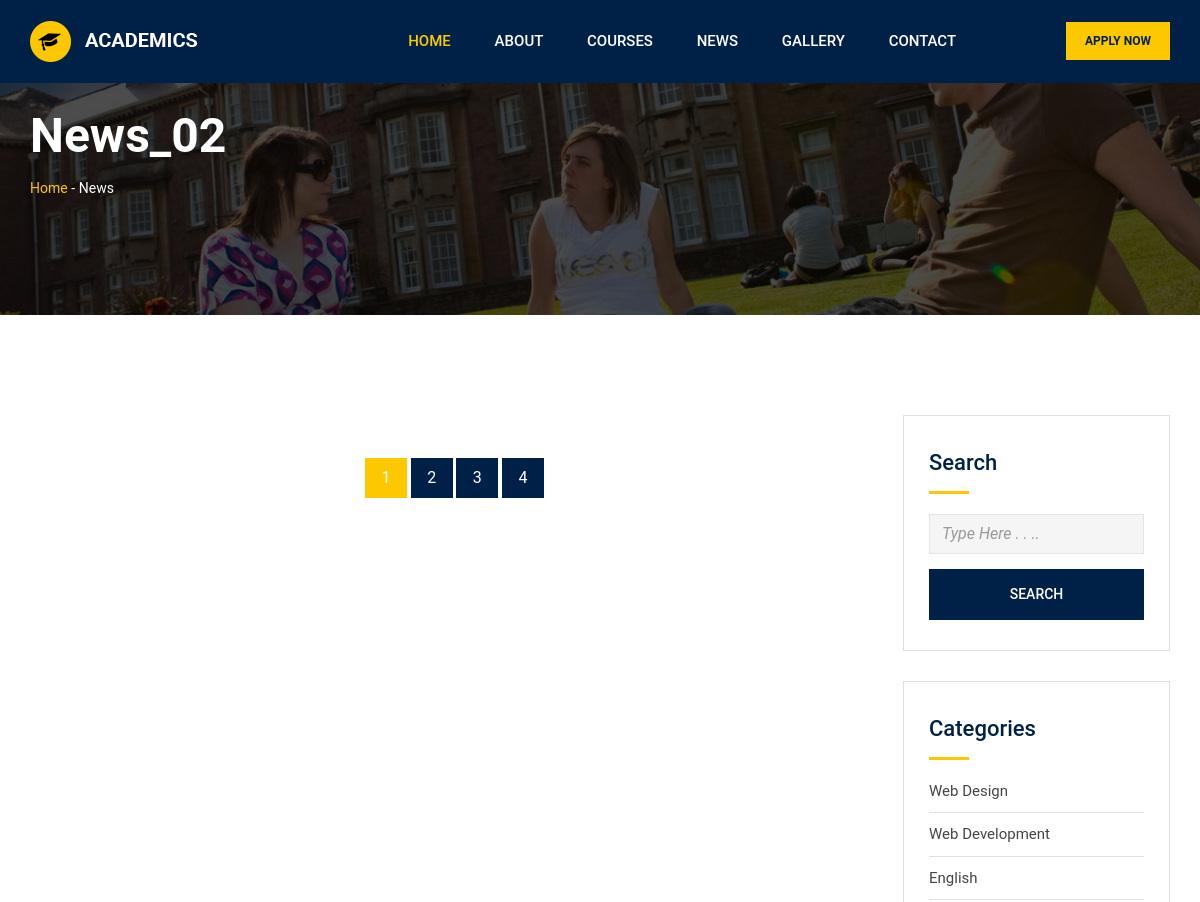
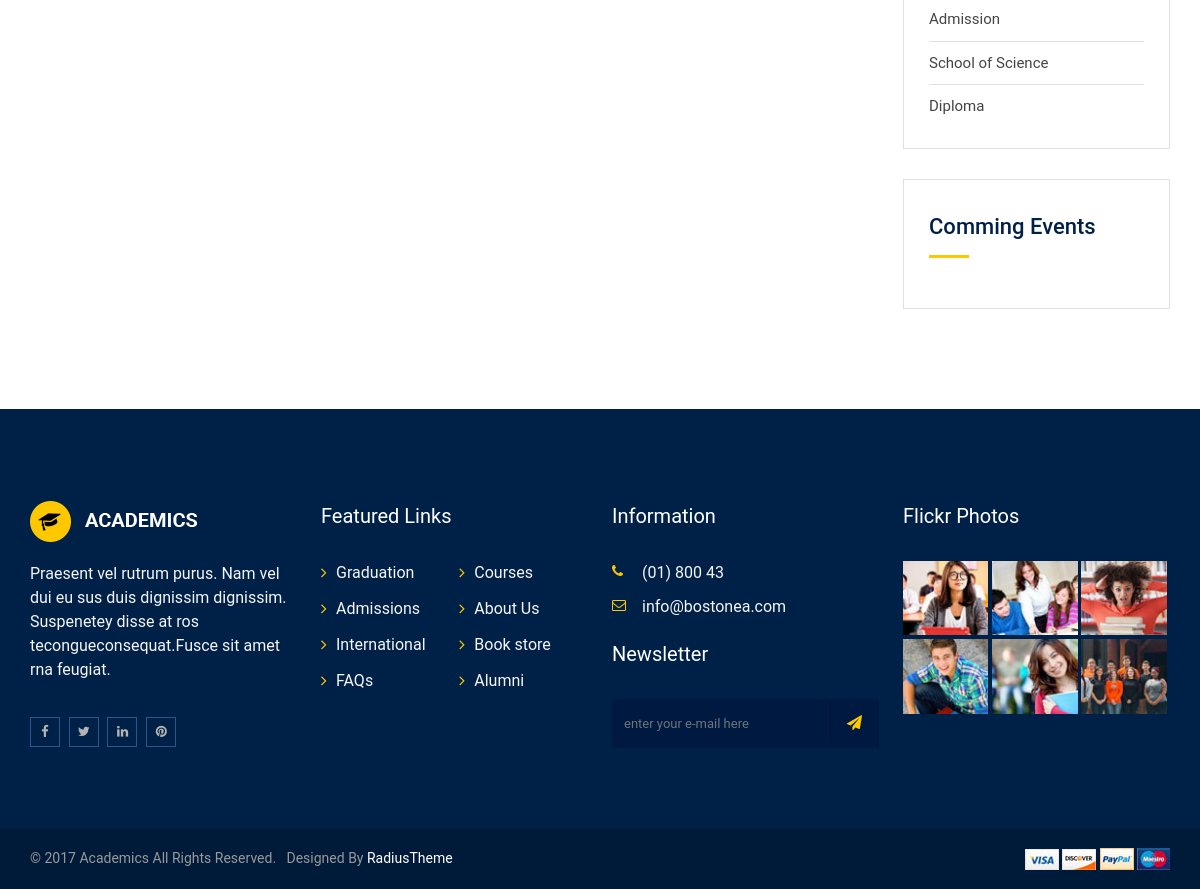
Page /article/news/ on the earlier database version (2 pictures, top to bottom).
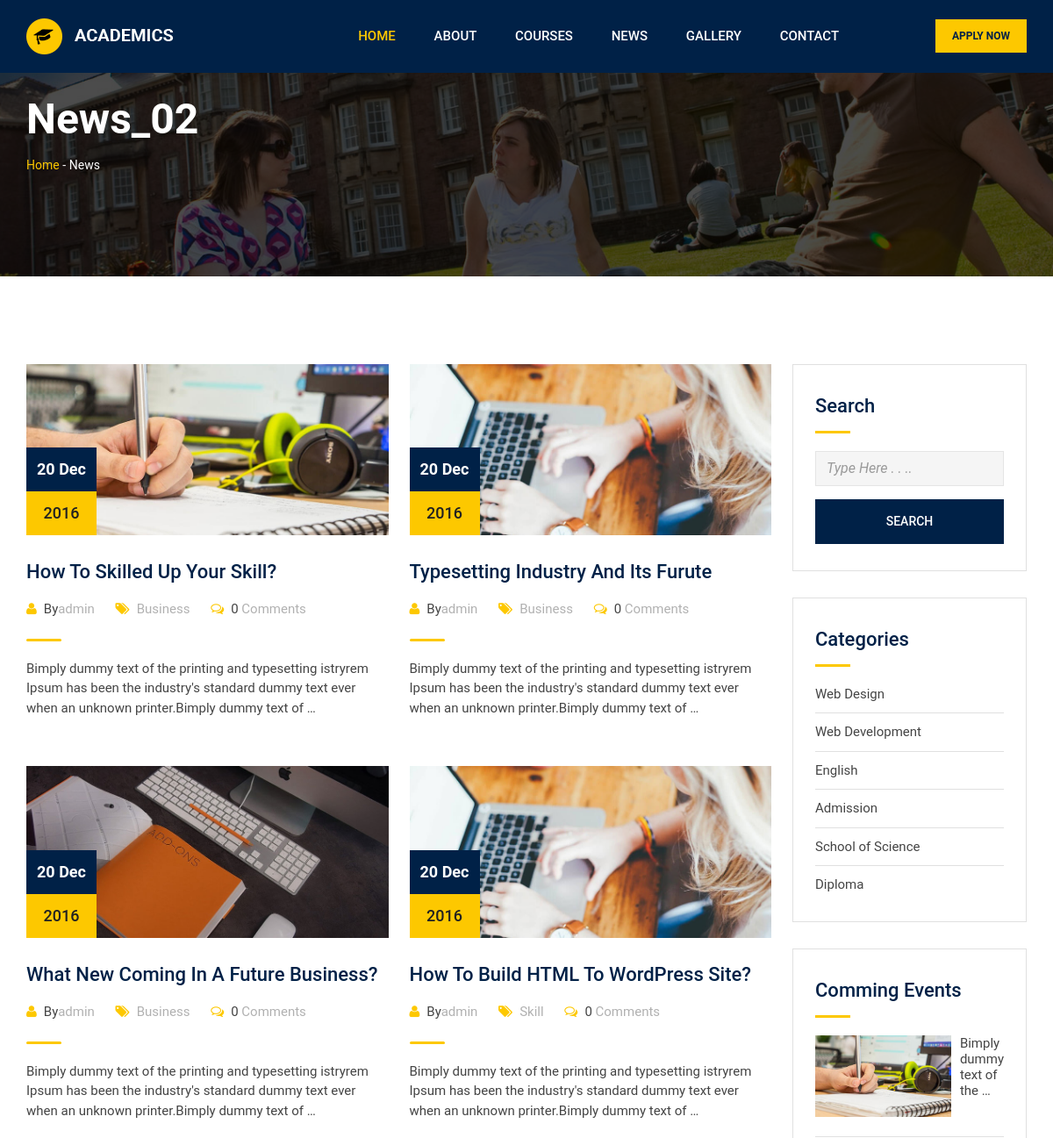
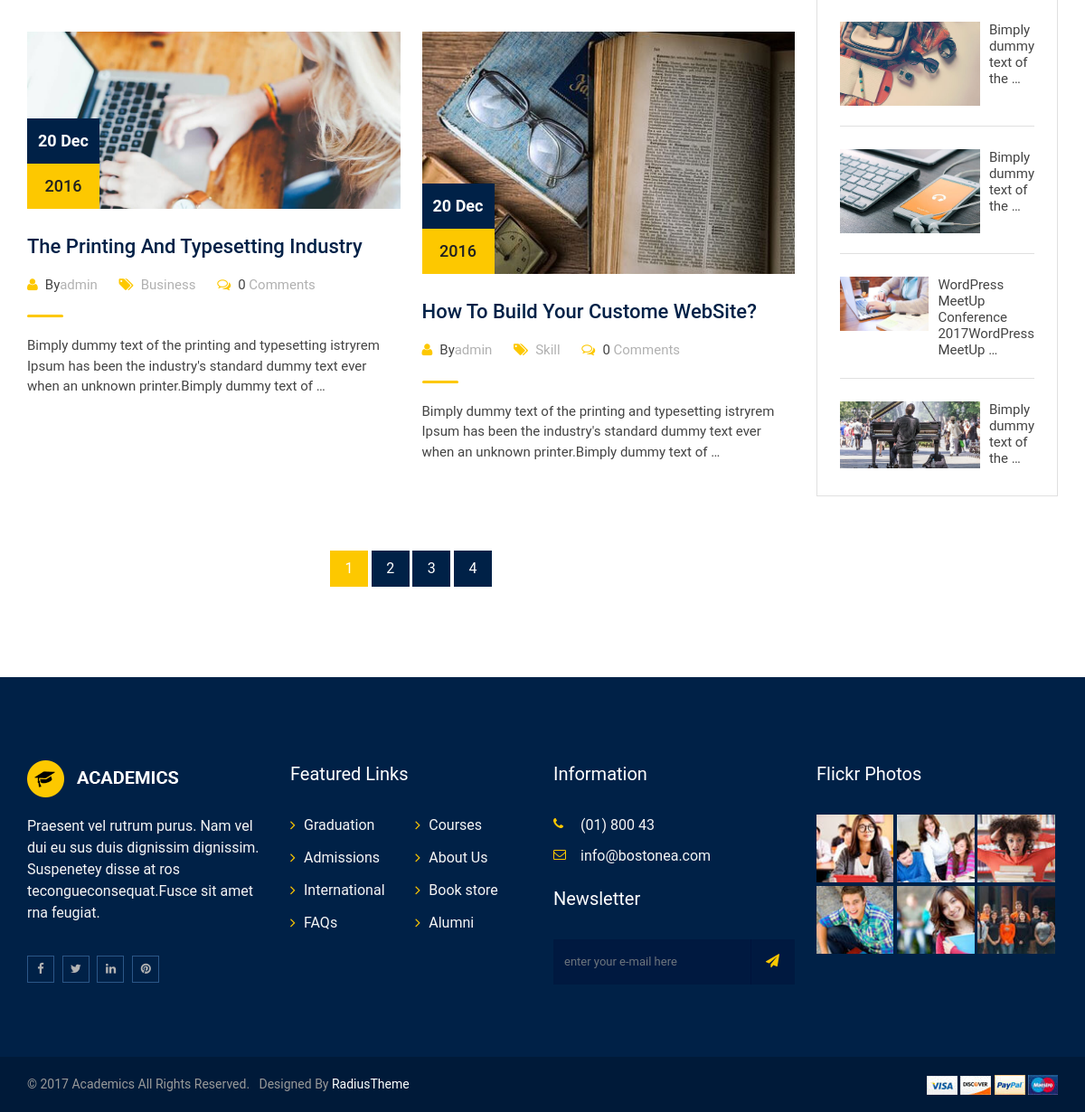
Same page on the later database version (2 pictures, top to bottom).
### academics/models.py (models this page shows, shortened)
class CourseCategory(models.Model):
    course_category = models.CharField(max_length=50)

### article/models.py (models this page shows, shortened)
class News(models.Model):
    title = models.CharField(max_length=100)
    description = models.TextField()
    image = models.ImageField(upload_to = "news/", blank=True, null=True)
    category = models.ForeignKey(Category, on_delete=models.SET_NULL, null=True)
    author = models.ForeignKey(User, on_delete=models.SET_NULL, null=True)
    status = models.CharField(choices=STATUS, max_length=10, default='active')
    featured = models.BooleanField(default=False)
    visit_count = models.IntegerField(default=0)
    visible = models.BooleanField(default=True)
    created_date = models.DateTimeField(auto_now_add=True)

class Category(models.Model):
    name = models.CharField(max_length=20)
    def __str__(self):
        return self.name

class Event(models.Model):
    title = models.CharField(max_length=150)
    image = models.ImageField(upload_to="event/")
    description = models.TextField()
    where_at = models.CharField(max_length=500)
    event_time = models.DateTimeField()
    created_date = models.DateField(auto_now=True)

### article/views.py (the view)
# urls.py: path('news/', views.news, name='news'),
def news(request):
    news = News.objects.all()
    events = Event.objects.all()
    context = {
        'news':news,
        'events': events
    }
    return render(request, 'pages/news.html', context)

### home/custome_context_processor.py (called while the page is built)
def institute(request):
    inst_obj = Institution.objects.get(id=1)
    context = {
        'institute':inst_obj
    }
    return context

def category_all(request):
    categories =  CourseCategory.objects.all()
    context = {
        'categories':categories
    }
    return context

### templates/pages/news.html (shortened to what the changed rows need)
{% extends 'base.html' %}
{% load static %}
{% block content %}
        <div class="inner-page-banner-area" style="background-image: url('../../static/img/banner/5.jpg');">
            <div class="container">
                <div class="pagination-area">
                    <h1>News_02</h1>
                </div>
            </div>
        </div>
        <div class="news-page-area">
            <div class="container">
                <div class="row">
                    <div class="col-xl-9 col-lg-9 col-md-8 col-sm-12">
                        <div class="row">
                            {% for i in news %}
                            <div class="col-xl-6 col-lg-6 col-md-12 col-sm-12">
                                <div class="news-box">
                                    <div class="news-img-holder">
                                        <img src="{{ i.image.url }}" class="img-responsive" alt="research">
                                        <ul class="news-date2">
                                            <li>20 Dec</li>
                                            <li>2016</li>
                                        </ul>
                                    </div>
                                    <h3 class="title-news-left-bold"><a href="{% url 'news_view' i.id %}">{{ i.title }}</a></h3>
                                    <ul class="title-bar-high news-comments">
                                        <li><a href="#"><i class="fa fa-user" aria-hidden="true"></i><span>By</span>{{ i.author }}</a></li>
                                        <li><a href="#"><i class="fa fa-tags" aria-hidden="true"></i>{{ i.category }}</a></li>
                                        <li><a href="#"><i class="fa fa-comments-o" aria-hidden="true"></i><span>0</span> Comments</a></li>
                                    </ul>
                                    <p>{{ i.description|truncatewords:25 }}</p>
                                </div>
                            </div>
                            {% endfor %}
                        </div>
                    </div>
                    <div class="col-xl-3 col-lg-3 col-md-4 col-sm-12">
                        <div class="sidebar">
                            <div class="sidebar-box">
                                <div class="sidebar-box-inner">
                                    <ul class="sidebar-categories">
                                        {% for i in categories %}
                                        <li><a href="#">{{ i.course_category }}</a></li>
                                        {% endfor %}
                                    </ul>
                                </div>
                            </div>
                            <div class="sidebar-box">
                                <div class="sidebar-box-inner">
                                    <div class="sidebar-latest-research-area">
                                        <ul>
                                            {% for i in events %}
                                            <li>
                                                <div class="latest-research-img">
                                                    <a href="#"><img src="{{ i.image.url }}" class="img-responsive" alt="skilled"></a>
                                                </div>
                                                <div class="latest-research-content">
                                                    <p>{{ i.description|truncatewords:5 }}</p>
                                                </div>
                                            </li>
                                            {% endfor %}
                                        </ul>
                                    </div>
                                </div>
                            </div>
                        </div>
                    </div>
                </div>
            </div>
        </div>
{% endblock %}

Differences in the rows shown:
added News: image (picture), title "How To Skilled Up Your Skill?", author "admin", category "Business", description "Bimply dummy text of the printing and typesetting istryrem Ipsum has been the industry's standard dummy text ever when an unknown printer.Bimply dummy text of …"
added News: image (picture), title "Typesetting Industry And Its Furute", author "admin", category "Business", description "Bimply dummy text of the printing and typesetting istryrem Ipsum has been the industry's standard dummy text ever when an unknown printer.Bimply dummy text of …"
added News: image (picture), title "What New Coming In A Future Business?", author "admin", category "Business", description "Bimply dummy text of the printing and typesetting istryrem Ipsum has been the industry's standard dummy text ever when an unknown printer.Bimply dummy text of …"
added News: image (picture), title "How To Build HTML To WordPress Site?", author "admin", category "Skill", description "Bimply dummy text of the printing and typesetting istryrem Ipsum has been the industry's standard dummy text ever when an unknown printer.Bimply dummy text of …"
added News: image (picture), title "The Printing And Typesetting Industry", author "admin", category "Business", description "Bimply dummy text of the printing and typesetting istryrem Ipsum has been the industry's standard dummy text ever when an unknown printer.Bimply dummy text of …"
added News: image (picture), title "How To Build Your Custome WebSite?", author "admin", category "Skill", description "Bimply dummy text of the printing and typesetting istryrem Ipsum has been the industry's standard dummy text ever when an unknown printer.Bimply dummy text of …"
added Event: image (picture), description "Bimply dummy text of the …"
added Event: image (picture), description "Bimply dummy text of the …"
added Event: image (picture), description "Bimply dummy text of the …"
added Event: image (picture), description "WordPress MeetUp Conference 2017WordPress MeetUp …"
added Event: image (picture), description "Bimply dummy text of the …"
